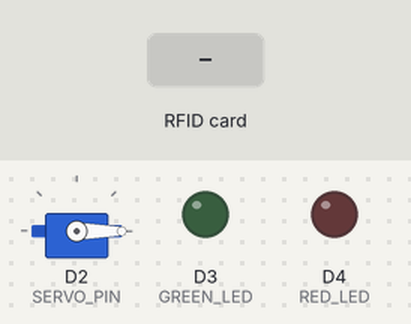
A sketch run on a simulated ESP8266 (NodeMCU). Parts: servo, output pins drawn as LEDs (lit = HIGH). The test bench sets the inputs (shaded band). WiFi joins after 1.5 s; servers stay silent unless stated; network time is answered at once with the bench clock; the local clock reads 2024-03-15 10:24:30 at power-on unless the sketch sets it; web services answer with replies made up by the test bench; what the sketch prints to the serial monitor is not drawn.

Above: at 2.7 s.
2.8 s: RFID card 53 45 93 13 held to the reader
At 3.6 s:
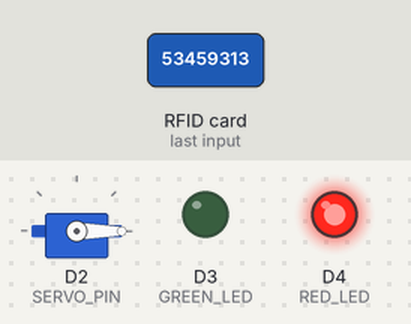
5.3 s: RFID card D1 5E E6 19 held to the reader
At 5.9 s:
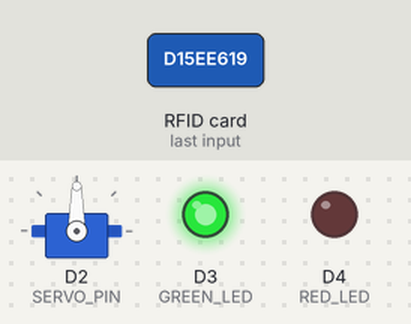
Timing chart, 0 to 11.8 s (numbered marks = the images above; inputs shaded):
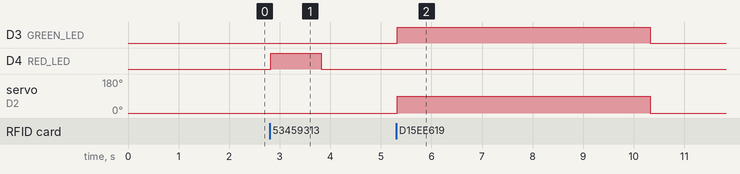

Measured:
- after the input at 2.8 s, D4 (RED_LED): LOW → HIGH at once, → LOW 1.0 s later
- after the input at 5.3 s, D3 (GREEN_LED): LOW → HIGH at once, → LOW 5.0 s later; servo on D2 (SERVO_PIN): 0° → 90° at once, → 0° 5.0 s later

The sketch:

TelegramNotificationCode.ino
```cpp
#include <SPI.h>
#include <MFRC522.h>
#include <Servo.h>
#include <ESP8266WiFi.h>
#include <ESP8266HTTPClient.h>
#include <WiFiClientSecure.h>
#include <NTPClient.h>
#include <WiFiUdp.h>
#include <TimeLib.h>

#define RST_PIN D0
#define SS_PIN D8
#define SERVO_PIN D2
#define GREEN_LED D3
#define RED_LED D4

// WiFi Configuration
const char* ssid = "✨ɪт'ѕ мє иιℓ✨";
const char* password = "53459313";

// Telegram Configuration
const String botToken = "8170191722:AAFCcjWwD_DxO6jfuHl8q0aucFO2yWKUJRw";
const String chatID = "1231793770";
const String telegramURL = "https://api.telegram.org/bot" + botToken + "/sendMessage";

// NTP Configuration for IST (UTC+5:30)
WiFiUDP ntpUDP;
NTPClient timeClient(ntpUDP, "pool.ntp.org", 19800, 60000); // 19800 seconds = 5h 30m

MFRC522 mfrc522(SS_PIN, RST_PIN);
Servo myServo;

struct Card {
  byte uid[4];
  String name;
};

Card authorizedCards[] = {
  {{0xD1, 0x5E, 0xE6, 0x19}, "Nilimesh29"},
  {{0x63, 0x5E, 0x04, 0x31}, "Bappa22"}
};

void setup() {
  Serial.begin(115200);
  SPI.begin();
  mfrc522.PCD_Init();

  // Hardware Setup
  myServo.attach(SERVO_PIN);
  myServo.write(0);
  pinMode(GREEN_LED, OUTPUT);
  pinMode(RED_LED, OUTPUT);
  digitalWrite(GREEN_LED, LOW);
  digitalWrite(RED_LED, LOW);

  // Connect to WiFi
  WiFi.begin(ssid, password);
  Serial.print("Connecting to WiFi");
  int retries = 0;
  while (WiFi.status() != WL_CONNECTED && retries < 20) {
    delay(500);
    Serial.print(".");
    retries++;
  }

  if (WiFi.status() == WL_CONNECTED) {
    Serial.println("\nConnected to WiFi!");
    Serial.print("IP Address: ");
    Serial.println(WiFi.localIP());

    // Initialize NTP client
    timeClient.begin();
    timeClient.update();
  } else {
    Serial.println("\nFailed to connect to WiFi!");
  }
}

void loop() {
  timeClient.update(); // Update time regularly

  if (mfrc522.PICC_IsNewCardPresent() && mfrc522.PICC_ReadCardSerial()) {
    String identifier = checkAuthorization();

    if (identifier != "") {
      grantAccess(identifier);
      sendTelegramAlert(identifier, true);
    } else {
      String unknownUID = getUIDString();
      denyAccess(unknownUID);
      sendTelegramAlert(unknownUID, false);
    }

    mfrc522.PICC_HaltA();
    delay(1000);
  }
}

void sendTelegramAlert(String identifier, bool isAuthorized) {
  if (WiFi.status() != WL_CONNECTED) {
    Serial.println("Telegram Alert Failed: No WiFi connection");
    return;
  }

  WiFiClientSecure client;
  HTTPClient https;
  client.setInsecure();

  String message = isAuthorized ?
    ("🚨 Authorized Access\n👤 User: " + identifier + "\n⏰ Time: " + getFormattedTime() + "\n📍 Door Unlocked Successfully!") :
    ("🚫 Unauthorized Access\n🔑 Unknown UID: " + identifier + "\n⏰ Time: " + getFormattedTime() + "\n📍 Door Opening Revoked!");

  String url = telegramURL;
  String payload = "chat_id=" + chatID + "&text=" + urlEncode(message);

  if (https.begin(client, url)) {
    https.addHeader("Content-Type", "application/x-www-form-urlencoded");

    int httpCode = https.POST(payload);

    if (httpCode == HTTP_CODE_OK) {
      String response = https.getString();
      Serial.println("Telegram Response: " + response);
    } else {
      Serial.print("Telegram Error Code: ");
      Serial.println(httpCode);
      Serial.print("Error Response: ");
      Serial.println(https.getString());
    }

    https.end();
  } else {
    Serial.println("Failed to connect to Telegram API");
  }
}

String getUIDString() {
  String uidStr = "";
  for (byte i = 0; i < mfrc522.uid.size; i++) {
    uidStr += String(mfrc522.uid.uidByte[i] < 0x10 ? "0" : "");
    uidStr += String(mfrc522.uid.uidByte[i], HEX);
    if (i < mfrc522.uid.size - 1) uidStr += ":";
  }
  uidStr.toUpperCase();
  return uidStr;
}

String getFormattedTime() {
  timeClient.update();
  time_t epochTime = timeClient.getEpochTime();

  // Convert epoch time to local time components
  // Use different variable names to avoid conflict with TimeLib functions
  int currentHour = hour(epochTime);
  int currentMinute = minute(epochTime);
  int currentSecond = second(epochTime);
  int currentDay = day(epochTime);
  int currentMonth = month(epochTime);
  int currentYear = year(epochTime);

  // Format time string
  char timeString[25];
  sprintf(timeString, "%02d:%02d:%02d | %02d/%02d/%04d",
          currentHour, currentMinute, currentSecond,
          currentDay, currentMonth, currentYear);

  return String(timeString);
}

String checkAuthorization() {
  for (int i = 0; i < sizeof(authorizedCards)/sizeof(Card); i++) {
    if (memcmp(mfrc522.uid.uidByte, authorizedCards[i].uid, 4) == 0) {
      return authorizedCards[i].name;
    }
  }
  return "";
}

void grantAccess(String user) {
  Serial.print("Access Granted to: ");
  Serial.println(user);
  digitalWrite(GREEN_LED, HIGH);
  myServo.write(90);
  delay(5000);
  myServo.write(0);
  digitalWrite(GREEN_LED, LOW);
}

void denyAccess(String uid) {
  Serial.print("Access Denied! UID: ");
  Serial.println(uid);
  digitalWrite(RED_LED, HIGH);
  delay(1000);
  digitalWrite(RED_LED, LOW);
}

String urlEncode(String str) {
  String encodedString = "";
  char c;
  for (unsigned int i = 0; i < str.length(); i++) {
    c = str.charAt(i);
    if (isalnum(c) || c == '-' || c == '_' || c == '.' || c == '~') {
      encodedString += c;
    } else if (c == ' ') {
      encodedString += "%20";
    } else if (c == '\n') {
      encodedString += "%0A";
    } else {
      char buf[4];
      sprintf(buf, "%%%02X", c);
      encodedString += buf;
    }
  }
  return encodedString;
}
```
